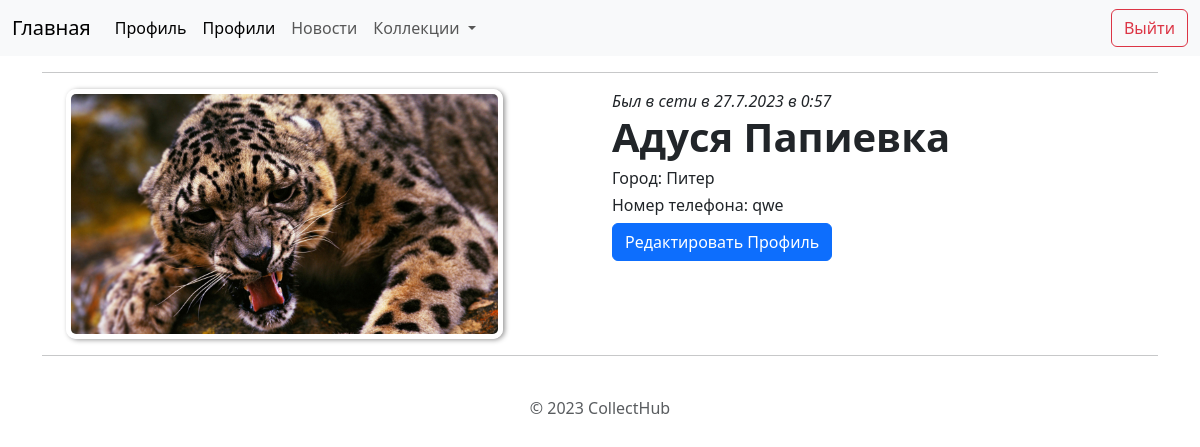
The page /profile/1 (signed in) on the database as committed earlier.
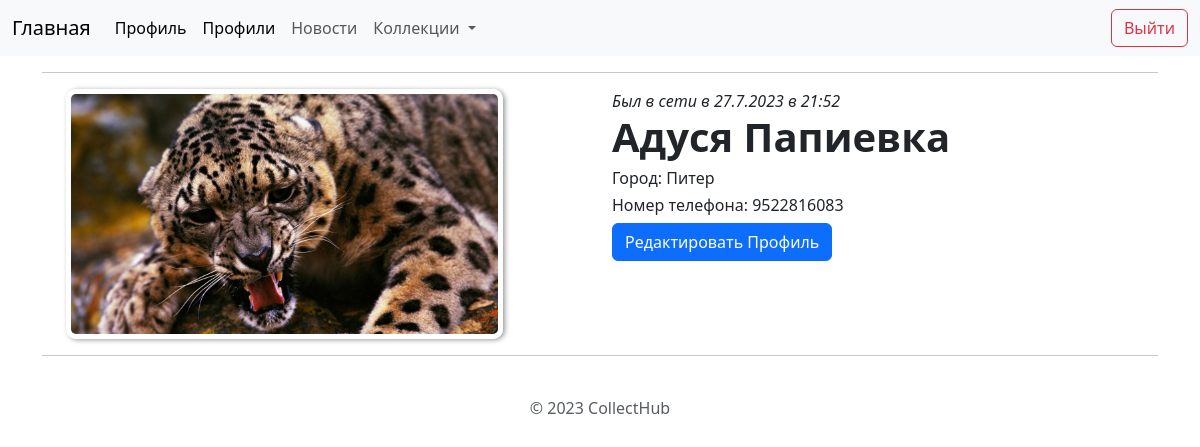
The same page on the database as committed later.
### profileuser/models.py (models this page shows)
class UserInfo(models.Model):
    user = models.ForeignKey(to=User, on_delete=models.CASCADE)
    first_name = models.CharField(max_length=100, null=True)
    last_name = models.CharField(max_length=100, null=True)
    user_avatar = models.ImageField(upload_to=user_directory_path, null=True)
    phonenumber = models.CharField(max_length=15, null=True)
    town = models.CharField(max_length=50, null=True)

### profileuser/views.py (the view)
# urls.py: path('<int:user_id>', views.profil_euser, name='profileuser'),
@login_required
def profil_euser(request: HttpRequest, user_id: int) -> HttpResponse:
    user = get_object_or_404(User, id=user_id)
    user_info = get_object_or_404(UserInfo, user=user)
    return render(request, 'profileuser/profile.html', {'avatar': user_info.user_avatar, 'firstname': user_info.first_name, 'secondname': user_info.last_name,
                                                        'last_login': f'{user.last_login.day}.{user.last_login.month}.{user.last_login.year} в {user.last_login.hour}:{user.last_login.minute}',
                                                        'town': user_info.town, 'phonenumber': user_info.phonenumber,
                                                        'user_id': user_id})

### templates/profileuser/profile.html (shortened to what this page needs)
{% extends 'base.html' %}
{% block content%}
{% load static %}
<link rel="stylesheet" href="{% static 'profileuser/css/main.css' %}">
<div class="container">
    <hr>
    <div class="container">
        <div class="row">
            <div class="col-sm">
                <div class="container md-10">
                    {% if avatar %}
                    <img src="{{ avatar.url }}" alt="" class="image-radius" width="200" height="250">
                    {% else %}
                    <img src="{% static 'profileuser\img\no_photo.jpg' %}" alt="" class="image-radius" width="200"
                        height="250">
                    {% endif %}
                </div>
            </div>
            <div class="col-sm">
                <div class="row">
                    <i>Был в сети в {{ last_login }}</i>
                </div>
                <div class="row">
                    <h1><b> {{ firstname }} {{ secondname }}</b></h1>
                </div>
                <div class="row">
                    {% if town %}
                    <h6>Город: {{ town }}</h6>
                    {% else %}
                    <h6>Город: Не указан</h6>
                    {% endif %}
                </div>
                <div class="row">
                    {% if phonenumber %}
                    <h6>Номер телефона: {{ phonenumber }}</h6>
                    {% else %}
                    <h6>Номер телефона: Не указан</h6>
                    {% endif %}
                </div>
                {% if user.id == user_id %}
                <form action="update" method="get">
                    <button type="{% url 'update_profile' %}" class="btn btn-primary">Редактировать Профиль</button>
                </form>
                {% endif %}
            </div>
        </div>
    </div>
    <hr>
</div>
{% endblock %}

Rows that differ between the two databases and show on the page:
changed UserInfo "Адуся": phonenumber "qwe" → "9522816083"
Other text that changed with them:
{{ last_login }}: "27.7.2023 в 0:57" → "27.7.2023 в 21:52"
